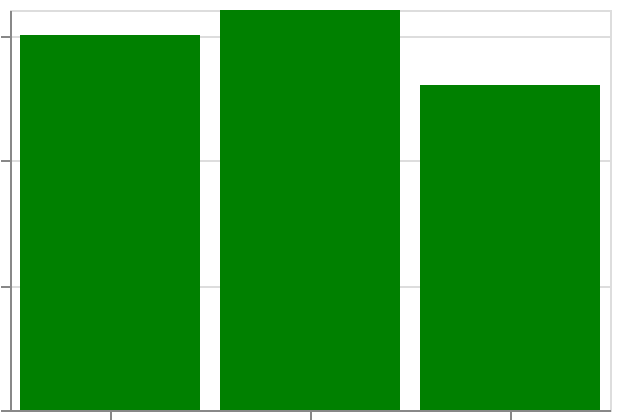

Source (Vega-Lite JSON):
### Vega-Lite specification from a JSON file in a GitHub repository (floating-point values rounded to 4 significant figures)
{"$schema": "https://vega.github.io/schema/vega-lite/v6.json", "padding": 5, "autosize": "none", "width": 300, "height": 200, "data": {"name": "table", "values": [{"c": "A", "g": "p", "x": 1, "y": 2, "v": 5, "t": "2024-01-15", "o": {"v": 3}, "IMDB Rating": 6.1, "d": "x1"}, {"c": "B", "g": "q", "x": 2, "y": 4, "v": 9, "t": "2024-02-20", "o": {"v": 7}, "IMDB Rating": 7.4, "d": "x2"}, {"c": "A", "g": "q", "x": 3, "y": 3, "v": 2, "t": "2024-03-05", "o": {"v": 1}, "IMDB Rating": 5.2, "d": "x1"}, {"c": "C", "g": "p", "x": 4, "y": 6, "v": 7, "t": "2024-05-30", "o": {"v": 4}, "IMDB Rating": 8.8, "d": "x3"}, {"c": "B", "g": "p", "x": 5, "y": 5, "v": 4, "t": "2024-07-11", "o": {"v": 9}, "IMDB Rating": 6.9, "d": "x2"}, {"c": "C", "g": "q", "x": 6, "y": 8, "v": 6, "t": "2024-09-02", "o": {"v": 2}, "IMDB Rating": 7.7, "d": "x3"}, {"c": "A", "g": "p", "x": 7, "y": 7, "v": 8, "t": "2024-11-25", "o": {"v": 5}, "IMDB Rating": 4.4, "d": "x1"}, {"c": "B", "g": "q", "x": 8, "y": 9, "v": 3, "t": "2024-12-31", "o": {"v": 8}, "IMDB Rating": 9.1, "d": "x2"}]}, "mark": "bar", "encoding": {"x": {"field": "c", "type": "nominal"}, "y": {"field": "v", "type": "quantitative", "aggregate": "sum"}, "color": {"value": "green"}}}
